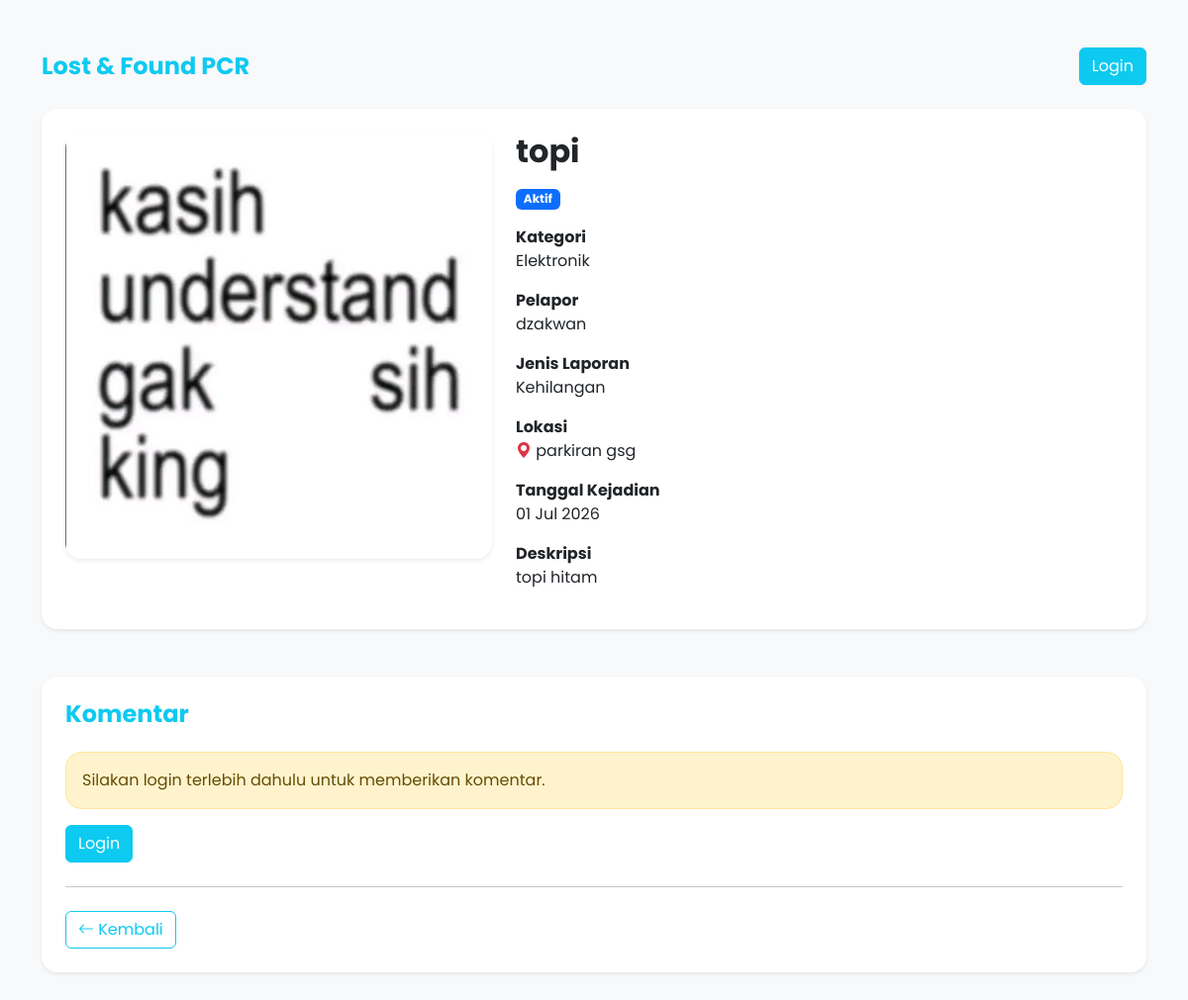
Screenshot of /index.php?aksi=detail&id=41&from=dashboard with the database file from the repository.
### tables this page shows
CREATE TABLE `laporan` (
  `id_laporan` int(11) NOT NULL,
  `id_user` int(11) NOT NULL,
  `id_kategori` int(11) NOT NULL,
  `jenis_laporan` enum('kehilangan','penemuan') NOT NULL,
  `nama_barang` varchar(100) NOT NULL,
  `deskripsi` text DEFAULT NULL,
  `foto_barang` varchar(255) DEFAULT NULL,
  `lokasi` varchar(100) DEFAULT NULL,
  `tanggal_kejadian` date NOT NULL,
  `status_laporan` enum('aktif','selesai','baak') DEFAULT 'aktif',
  `created_at` timestamp NOT NULL DEFAULT current_timestamp()
);

CREATE TABLE `kategori` (
  `id_kategori` int(11) NOT NULL,
  `nama_kategori` varchar(50) NOT NULL
);

CREATE TABLE `users` (
  `id_user` int(11) NOT NULL,
  `nim` varchar(20) NOT NULL,
  `nama_lengkap` varchar(100) NOT NULL,
  `email` varchar(100) NOT NULL,
  `password` varchar(255) NOT NULL,
  `role` enum('mahasiswa','admin') NOT NULL DEFAULT 'mahasiswa',
  `created_at` timestamp NOT NULL DEFAULT current_timestamp()
);

### app/controllers/LaporanController.php (called while the page is built, shortened)
<?php
require_once __DIR__ . "/../../config/koneksi.php";
require_once __DIR__ . "/../models/LaporanModel.php";
class LaporanController
{
    private $laporanModel;
    public function __construct($conn)
    {
        $this->laporanModel =
        new LaporanModel($conn);
    }
    public function detail()
    {
        $id = $_GET['id'];
        $data = $this->laporanModel->getDetail($id);
        require __DIR__ . "/../views/laporan/detail.php";
    }
}

### app/models/LaporanModel.php (called while the page is built, shortened)
<?php
class LaporanModel
{
    private $conn;
    public function __construct($conn)
    {
        $this->conn = $conn;
    }
    public function getDetail($id)
    {
        $query = "
        SELECT
            laporan.*,
            kategori.nama_kategori,
            users.nama_lengkap
        FROM laporan
        JOIN kategori
        ON laporan.id_kategori =
        kategori.id_kategori
        JOIN users
        ON laporan.id_user =
        users.id_user
        WHERE laporan.id_laporan = '$id'
        ";
        $result =
        mysqli_query(
            $this->conn,
            $query
        );
        return mysqli_fetch_assoc($result);
    }
}

### app/views/laporan/detail.php (the view, shortened to what this page needs)
<!DOCTYPE html>
<html>
<head>
    <link href="https://cdn.jsdelivr.net/npm/bootstrap@5.3.3/dist/css/bootstrap.min.css" rel="stylesheet">
    <link rel="stylesheet" href="https://cdn.jsdelivr.net/npm/bootstrap-icons@1.11.3/font/bootstrap-icons.min.css">
    <link rel="stylesheet" href="public/assets/css/user.css">
</head>
<body class="bg-light" style="font-family:'Poppins',sans-serif;">
    <div class="container py-5">
        <div class="card-body">
            <div class="row align-items-center">
                <div class="col">
                    <a href="index.php?aksi=dashboard" class="text-decoration-none">
                        <h4 class="fw-bold text-info mb-0">
                            Lost & Found PCR
                        </h4>
                    </a>
                </div>
                <div class="col-auto">
                    <?php if(isset($_SESSION['id_user'])) { ?>
                    <?php if($_SESSION['role']=="admin"){ ?>
                    <i class="bi bi-person-workspace me-2"></i>
                    <?php } else { ?>
                    <i class="bi bi-person me-2"></i>
                    <?php } ?>
                    <?= $_SESSION['nama']; ?>
                    <?php } else { ?>
                    <a href="index.php?aksi=login" class="btn btn-info text-white">
                        Login
                    </a>
                    <?php } ?>
                </div>
            </div>
        </div>
        <div class="card border-0 shadow-sm rounded-4 mt-4 mb-5">
            <div class="card-body p-4">
                <div class="row g-4">
                    <div class="col-md-5">
                        <?php if($data['foto_barang']){ ?>
                        <img src="public/uploads/barang/<?= $data['foto_barang']; ?>"
                            class="img-fluid rounded-4 shadow-sm w-100">
                        <?php }else{ ?>
                        <img src="public/assets/image/no-image.png" class="img-fluid rounded-4 shadow-sm w-100">
                        <?php } ?>
                    </div>
                    <div class="col-md-7">
                        <h2 class="fw-bold mb-3">
                            <?= $data['nama_barang']; ?>
                        </h2>
                        <?php
                        if($data['status_laporan']=="aktif"){
                            $badge="bg-primary";
                            $status="Aktif";
                        }elseif($data['status_laporan']=="baak"){
                            $badge="bg-warning text-dark";
                            $status="Di BAAK";
                        }else{
                            $badge="bg-success";
                            $status="Selesai";
                        }
                        ?>
                        <span class="badge <?= $badge ?> mb-3">
                            <?= $status ?>
                        </span>
                        <p>
                            <b>Kategori</b>
                            <br>
                            <?= $data['nama_kategori']; ?>
                        </p>
                        <p>
                            <b>Pelapor</b>
                            <br>
                            <?= $data['nama_lengkap']; ?>
                        </p>
                        <p>
                            <b>Jenis Laporan</b>
                            <br>
                            <?= ucfirst($data['jenis_laporan']); ?>
                        </p>
                        <p>
                            <b>Lokasi</b>
                            <br>
                            <i class="bi bi-geo-alt-fill text-danger"></i>
                            <?= $data['lokasi']; ?>
                        </p>
                        <p>
                            <b>Tanggal Kejadian</b>
                            <br>
                            <?= date('d M Y',strtotime($data['tanggal_kejadian'])); ?>
                        </p>
                        <p>
                            <b>Deskripsi</b>
                            <br>
                            <?= nl2br($data['deskripsi']); ?>
                        </p>
                    </div>
                </div>
            </div>
        </div>
        <div class="card border-0 shadow-sm rounded-4 mt-4">
            <div class="card-body p-4">
                <h4 class="fw-bold text-info mb-4">
                    Komentar
                </h4>
                <?php if(isset($_SESSION['id_user'])){ ?>
                <form action="index.php?aksi=komentar" method="POST" enctype="multipart/form-data">
                    <input type="hidden" name="from" value="<?= $_GET['from'] ?? 'laporan'; ?>">
                    <input type="hidden" name="id_laporan" value="<?= $data['id_laporan']; ?>">
                    <input type="hidden" name="id_user" value="<?= $_SESSION['id_user']; ?>">
                    <div class="mb-3">
                        <textarea name="isi_komentar" class="form-control rounded-3" rows="4"
                            placeholder="Tulis komentar..." required></textarea>
                    </div>
                    <div class="mb-3">
                        <label class="form-label">
                            Foto Bukti (Opsional)
                        </label>
                        <input type="file" name="foto_bukti" class="form-control rounded-3">
                    </div>
                    <button type="submit" name="kirim" class="btn btn-info text-white">
                        Kirim Komentar
                    </button>
                </form>
                <?php }else{ ?>
                <div class="alert alert-warning rounded-4">
                    Silakan login terlebih dahulu untuk memberikan komentar.
                </div>
                <a href="index.php?aksi=login" class="btn btn-info text-white">
                    Login
                </a>
                <?php } ?>
                <hr class="my-4">
                <?php
                $from = $_GET['from'] ?? 'laporan';
                switch($from){
                    case 'dashboard':
                        $link = 'dashboard';
                        break;
                }
                ?>
                <div class="d-flex justify-content-between align-items-center mt-4">
                    <a href="index.php?aksi=<?= $link; ?>" class="btn btn-outline-info">
                        <i class="bi bi-arrow-left"></i>
                        Kembali
                    </a>
                </div>
            </div>
        </div>
    </div>
</body>
</html>

### public/assets/css/user.css (style rules this page uses)
body { font-family:'Poppins',sans-serif; }
.btn-info { color:#fff; transition:.2s; }
.btn-outline-info { transition:.2s; }

### rows the page displays
laporan: foto_barang (picture), nama_barang "topi", status_laporan "Aktif", id_kategori.nama_kategori "Elektronik", id_user.nama_lengkap "dzakwan", jenis_laporan "Kehilangan", lokasi "parkiran gsg", tanggal_kejadian "01 Jul 2026", deskripsi "topi hitam"
